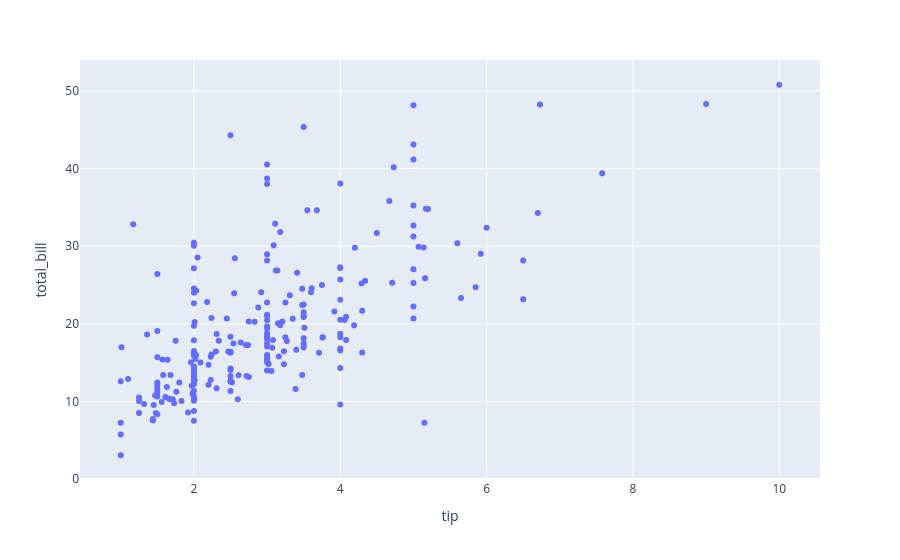

Notebook cell for this chart:
### Code cell
fig = px.scatter(tips, x= "tip", y= "total_bill")
fig.show()

### Figure 1 — Plotly figure (JSON) as saved in the notebook; plotly's stock layout.template omitted (floating-point values rounded to 4 significant figures; data arrays with more than 128 entries replaced by an {"elided": "..."} marker saying what was removed)
{"data": [{"hovertemplate": "tip=%{x}<br>total_bill=%{y}<extra></extra>", "legendgroup": "", "marker": {"color": "#636efa", "symbol": "circle"}, "mode": "markers", "name": "", "orientation": "v", "showlegend": false, "type": "scatter", "x": {"elided": "244 float values"}, "xaxis": "x", "y": {"elided": "244 float values"}, "yaxis": "y"}], "layout": {"legend": {"tracegroupgap": 0}, "margin": {"t": 60}, "xaxis": {"anchor": "y", "domain": [0, 1], "title": {"text": "tip"}}, "yaxis": {"anchor": "x", "domain": [0, 1], "title": {"text": "total_bill"}}}}
